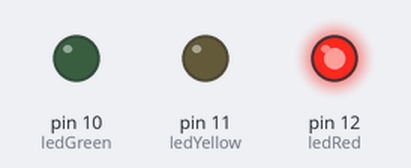
Simulated run of this sketch. Board: Arduino Uno, built with avr-gcc and run on an emulated ATmega328P. On the bench: output pins drawn as LEDs (lit = HIGH).

Above: at 0.5 s.
At 1.5 s:
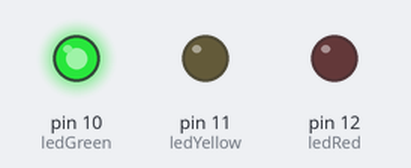
At 5.5 s:
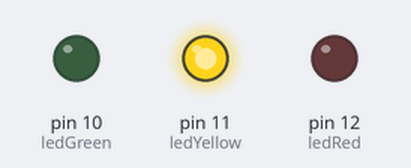
Timing chart, 0 to 6.9 s (numbered marks = the images above):
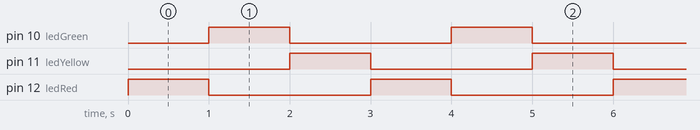

The sketch:

E0_-_TrafficLight.ino
```cpp
/*
  Traffic light

  Turns on/off three colored LEDs pretending to be a stop light.

  Created October 2018
  By José Lara
  for UW HCDE 539 - Physical Computing & Prototyping

  Tutorial based on the ArduinoIDE example: BLINK.
  http://www.arduino.cc/en/Tutorial/Blink
*/

// constants won't change. They're used here to set pin numbers:
const int ledRed = 12;      //pin for the red LED
const int ledYellow = 11;   // the number of the LED pin
const int ledGreen = 10;    // the number of the LED pin

// the setup function runs once when you press reset or power the board
void setup() {
  // initialize digital pin LED_BUILTIN as an output.
  pinMode(ledRed, OUTPUT);
  pinMode(ledYellow, OUTPUT);
  pinMode(ledGreen, OUTPUT);
}

// the loop function runs over and over again forever
void loop() {
  //turn a single LED on, and the other off
  digitalWrite(ledRed, HIGH);
  digitalWrite(ledYellow, LOW);
  digitalWrite(ledGreen, LOW);

  // wait for a bit
  delay (1000);

  //turn the other LED on and the rest off
  digitalWrite(ledRed, LOW);
  digitalWrite(ledYellow, LOW);
  digitalWrite(ledGreen, HIGH);

  // wait for a bit
  delay (1000);

  //turn the other LED on and the rest off
  digitalWrite(ledRed, LOW);
  digitalWrite(ledYellow, HIGH);
  digitalWrite(ledGreen, LOW);

  // wait for a bit
  delay (1000);
}
```

Measured:
- by itself, pin 10 (ledGreen), pin 11 (ledYellow), pin 12 (ledRed): alternates HIGH for 1.0 s and LOW for 2.0 s
- by itself, everything shown: repeats every 3.0 s, in 3 steps
